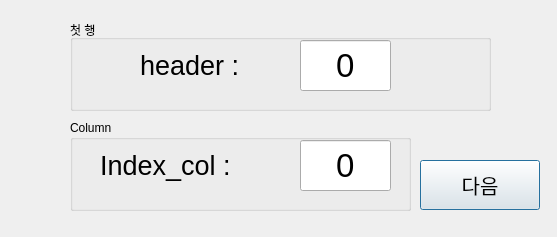
<?xml version="1.0" encoding="UTF-8"?>
<ui version="4.0">
 <class>Dialog</class>
 <widget class="QDialog" name="Dialog">
  <property name="geometry">
   <rect>
    <x>0</x>
    <y>0</y>
    <width>557</width>
    <height>237</height>
   </rect>
  </property>
  <property name="windowTitle">
   <string>행, 열 선택</string>
  </property>
  <widget class="QGroupBox" name="groupBox">
   <property name="geometry">
    <rect>
     <x>70</x>
     <y>20</y>
     <width>421</width>
     <height>91</height>
    </rect>
   </property>
   <property name="title">
    <string>첫 행</string>
   </property>
   <widget class="QLabel" name="label">
    <property name="geometry">
     <rect>
      <x>70</x>
      <y>30</y>
      <width>131</width>
      <height>31</height>
     </rect>
    </property>
    <property name="font">
     <font>
      <pointsize>20</pointsize>
     </font>
    </property>
    <property name="text">
     <string>header :</string>
    </property>
   </widget>
   <widget class="QLineEdit" name="Index_Row">
    <property name="geometry">
     <rect>
      <x>230</x>
      <y>20</y>
      <width>91</width>
      <height>51</height>
     </rect>
    </property>
    <property name="font">
     <font>
      <pointsize>25</pointsize>
     </font>
    </property>
    <property name="text">
     <string>0</string>
    </property>
    <property name="cursorPosition">
     <number>1</number>
    </property>
    <property name="alignment">
     <set>Qt::AlignCenter</set>
    </property>
   </widget>
  </widget>
  <widget class="QGroupBox" name="groupBox_2">
   <property name="geometry">
    <rect>
     <x>70</x>
     <y>120</y>
     <width>341</width>
     <height>91</height>
    </rect>
   </property>
   <property name="title">
    <string>Column</string>
   </property>
   <widget class="QLabel" name="label_4">
    <property name="geometry">
     <rect>
      <x>30</x>
      <y>30</y>
      <width>171</width>
      <height>31</height>
     </rect>
    </property>
    <property name="font">
     <font>
      <pointsize>20</pointsize>
     </font>
    </property>
    <property name="text">
     <string>Index_col :</string>
    </property>
   </widget>
   <widget class="QLineEdit" name="Index_Column">
    <property name="geometry">
     <rect>
      <x>230</x>
      <y>20</y>
      <width>91</width>
      <height>51</height>
     </rect>
    </property>
    <property name="font">
     <font>
      <pointsize>25</pointsize>
     </font>
    </property>
    <property name="text">
     <string>0</string>
    </property>
    <property name="cursorPosition">
     <number>1</number>
    </property>
    <property name="alignment">
     <set>Qt::AlignCenter</set>
    </property>
   </widget>
  </widget>
  <widget class="QPushButton" name="first_next_btn">
   <property name="geometry">
    <rect>
     <x>420</x>
     <y>160</y>
     <width>120</width>
     <height>50</height>
    </rect>
   </property>
   <property name="font">
    <font>
     <pointsize>15</pointsize>
    </font>
   </property>
   <property name="text">
    <string>다음</string>
   </property>
  </widget>
 </widget>
 <resources/>
 <connections/>
</ui>
